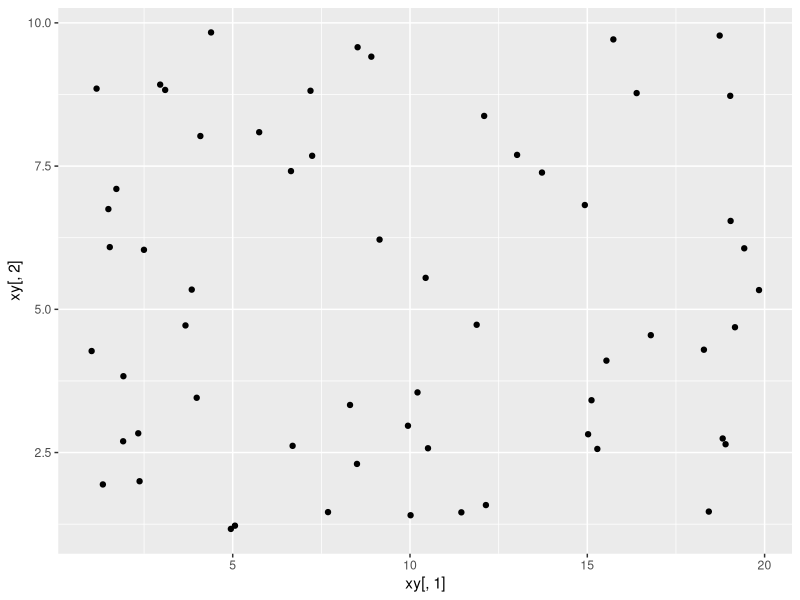
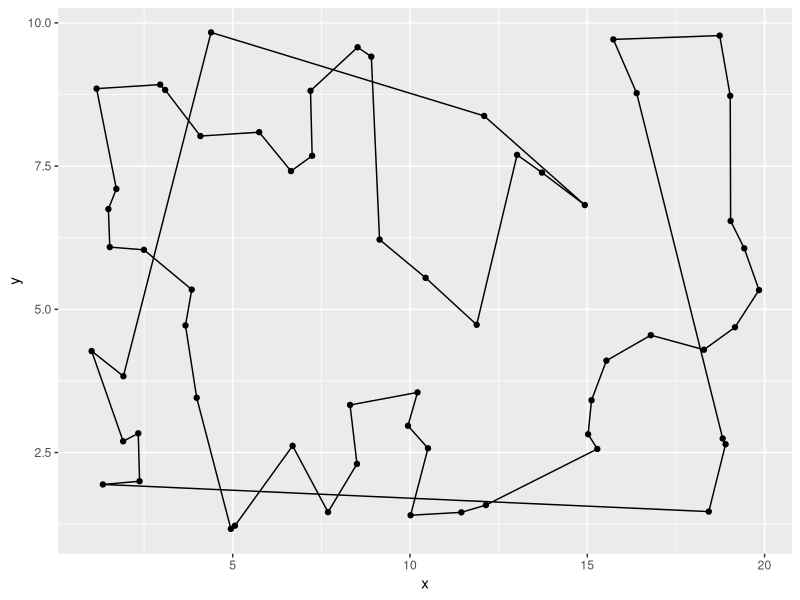
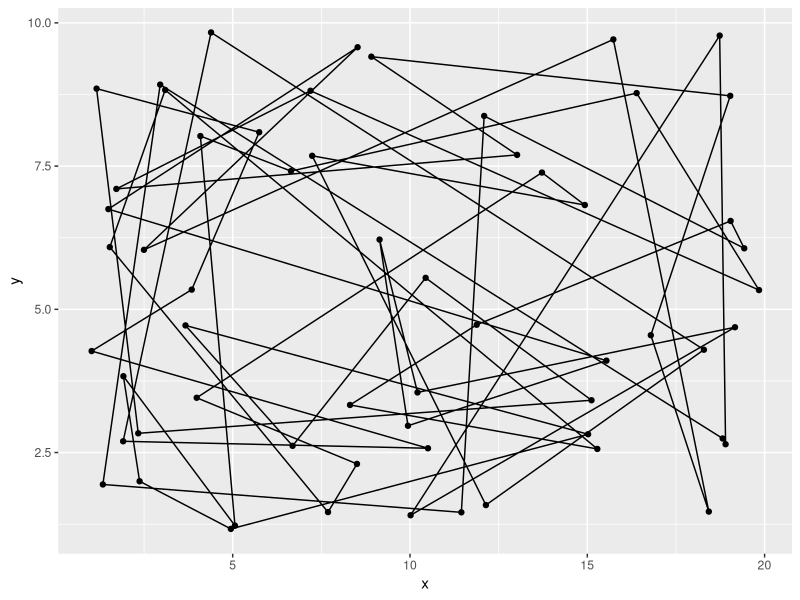
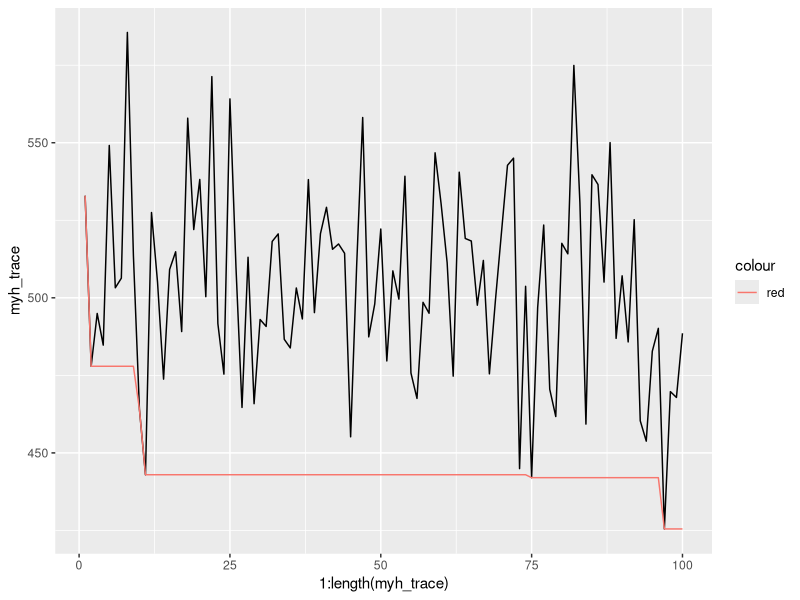
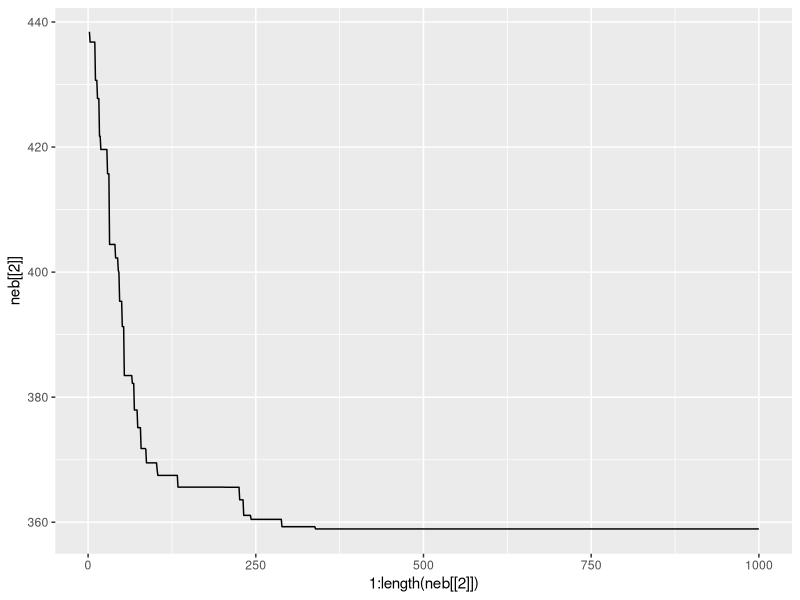
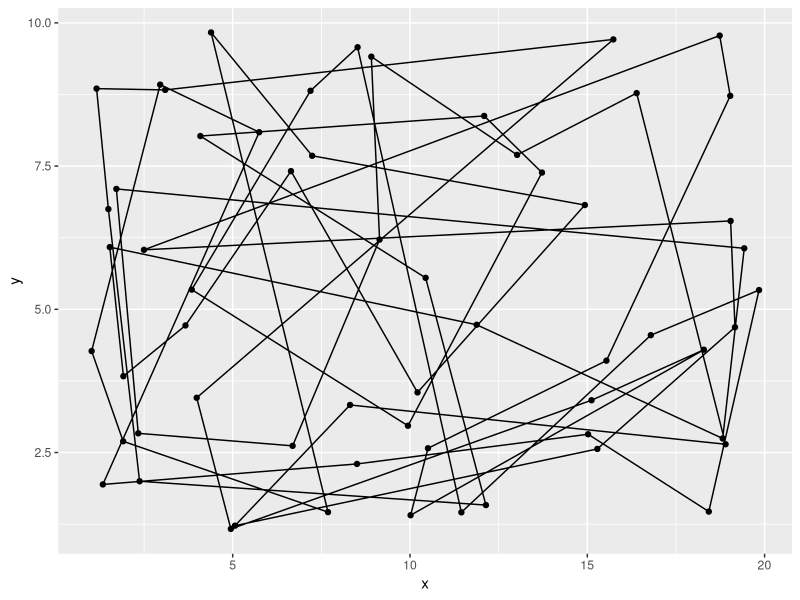
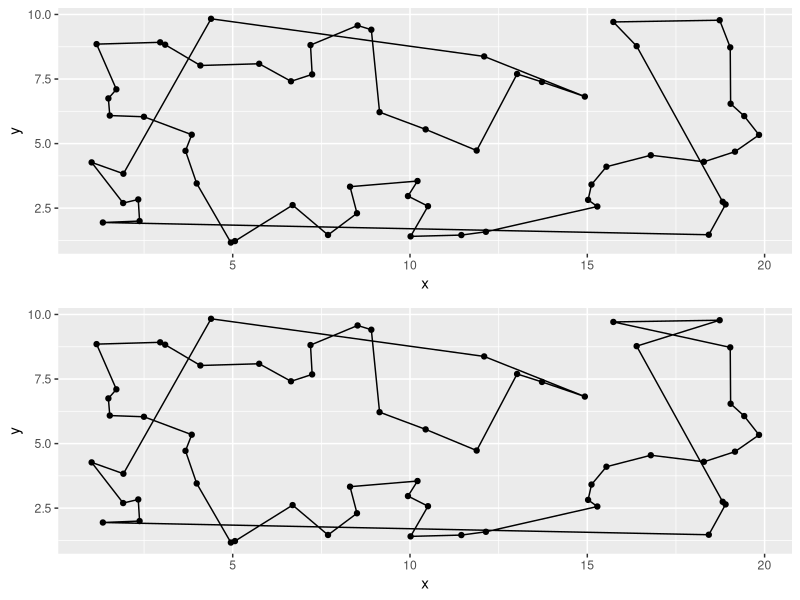
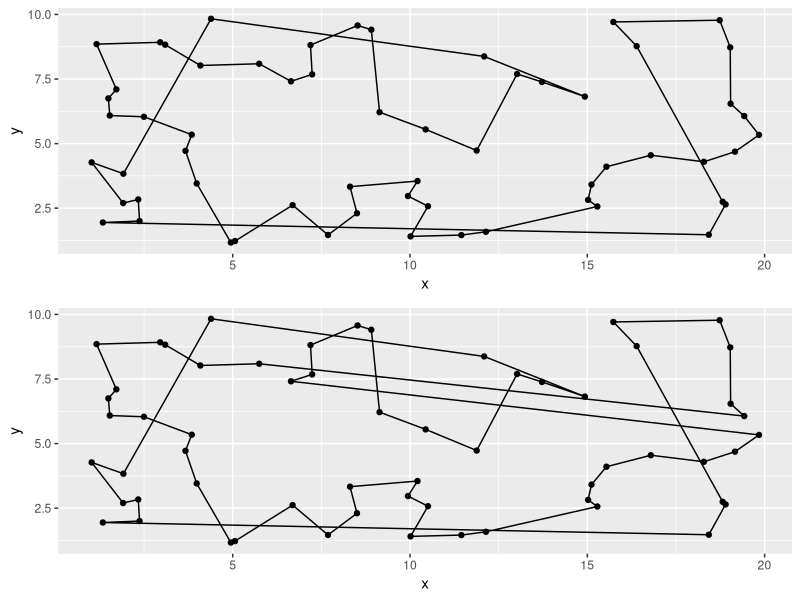

These figures' R source, in order:
library(tidyverse)
set.seed(01082019)


# simulate the points -----------------------------------------------------

n <- 60
xy <- cbind(x=runif(n, 1, 20),y= runif(n, 1, 10))
starting_point <- 1
xy <- xy[c(starting_point, seq(1:60)[-starting_point]),]
qplot(x=xy[,1], y=xy[,2])
# distance matrix
grid <- expand.grid(1:60, 1:60) %>% 
  split(1:60^2)
d <- sapply(grid, function(ij) norm(xy[ij[[1]],]-xy[ij[[2]],], "2")) %>% 
  matrix(60)



# greedy ------------------------------------------------------------------

greedy_tour_position <- function(d){
  remain <- 2:n
  tour <- 1
  for(i in 2:n){
    index <- which.min(d[tour[[length(tour)]], remain])
    next_stop <- remain[[index]] 
    tour <- c(tour, next_stop)
    remain <- remain[-index]
  }
  return(tour)
}
tour <- greedy_tour_position(d)

plot_tour <- function(xy, tour){
  n <- length(tour)
  xy <- as.data.frame(xy)
  xy <- xy[tour, ]
  ggplot(xy, aes(x=x, y=y)) + 
    geom_point() +
    geom_path() +
    geom_path(aes(x=x, y=y), xy[c(nrow(xy),1),])
}
plot_tour(xy, tour)

tour_cost <- function(pos, d){
  sapply(1:length(pos), function(i) 
    d[pos[[i]], pos[[ifelse((i+1) %% length(pos)==0, 60, (i+1) %% length(pos))]]]) %>% 
    sum()
}
tour_cost(tour, d)

greedy_tour_sus <- function(d){
  remain <- 2:n
  tour <- sus <- 1
  succ <- numeric(n)
  last <- 1
  for(i in 2:n){
    index <- which.min(d[sus, remain])
    sus <- remain[[index]] 
    remain <- remain[-index]
    last <- succ[[last]] <- sus
    # print(c(index, sus))
  }
  succ[[which(succ==0)]] <- 1
  return(succ)
}

sus <- greedy_tour_sus(d)
poi <- greedy_tour_position(d)


# completely random -----------------------------------------------------------------------


rand_tour <- function(d, max_sample){
  best_tour <- NA
  best_cost <- Inf
  trace <- NA
  for(i in 1:max_sample){
    tour <- sample(1:NROW(d)) 
    cost <- tour_cost(tour, d)
    if(best_cost > cost){
      best_cost <- cost
      best_tour <- tour
    } 
    trace[[i]] <- cost
  }
  return(list(best_tour, trace))
}
ns <- 100
myh <- rand_tour(d, ns)
myh_trace <- myh[[2]]
myh_tour <- myh[[1]]
plot_tour(xy, myh_tour)

min_trace <- sapply(1:ns, function(i) min(myh_trace[1:i]))
qplot(x=1:length(myh_trace), y=myh_trace, geom="line") +
  geom_line(aes(x=1:length(min_trace), y=min_trace, color = "red"))



# neighbourhood search methods --------------------------------------------

# simple swap between adjacent locations

swap <- function(x){
  i <- sample(2:length(x), 1)
  x[c(i-1, i)] <- x[c(i, i-1)]
  return(x)
}

rand_descent <- function(d, func, max_sample){
  x <- rand_tour(d, n)[[1]]
  trace <- tour_cost(x, d)
  for(i in 2:max_sample){
    y <- func(x)
    if(tour_cost(y, d) < tour_cost(x, d))
      x <- y
    trace <- c(trace, tour_cost(x,d))
  }
  return(list(x, trace))
}

ns <- 1000
neb <- rand_descent(d, swap, ns)
qplot(x=1:length(neb[[2]]), y=neb[[2]], geom="line") 
plot_tour(xy, neb[[1]])
min(neb[[2]])

library(gridExtra)
before = plot_tour(xy, tour)
after = plot_tour(xy, swap(tour))
grid.arrange(before, after )

# reverse part of the sequence

reverse <- function(x){
  j <- sample(2:length(x), 1)
  i <- sample(1:(j-1), 1)
  x[i:j] <- x[j:i]
  return(x)
}

before = plot_tour(xy, tour)
after = plot_tour(xy, reverse(tour))
grid.arrange(before, after)

neb_re <- rand_descent(d, reverse, ns)
qplot(x=1:length(neb_re[[2]]), y=neb_re[[2]], geom="line") 
plot_tour(xy, neb_re[[1]])
min(neb_re[[2]])

# swap between arbitrary cities

swap2 <- function(x){
  j <- sample(2:length(x), 1)
  i <- sample(1:(j-1), 1)
  x[c(i, j)] <- x[c(j, i)]
  return(x)
}

before = plot_tour(xy, tour)
after = plot_tour(xy, swap2(tour))
grid.arrange(before, after)

neb2 <- rand_descent(d, swap2, ns)
qplot(x=1:length(neb2[[2]]), y=neb2[[2]], geom="line") 
plot_tour(xy, neb2[[1]])
min(neb2[[2]])